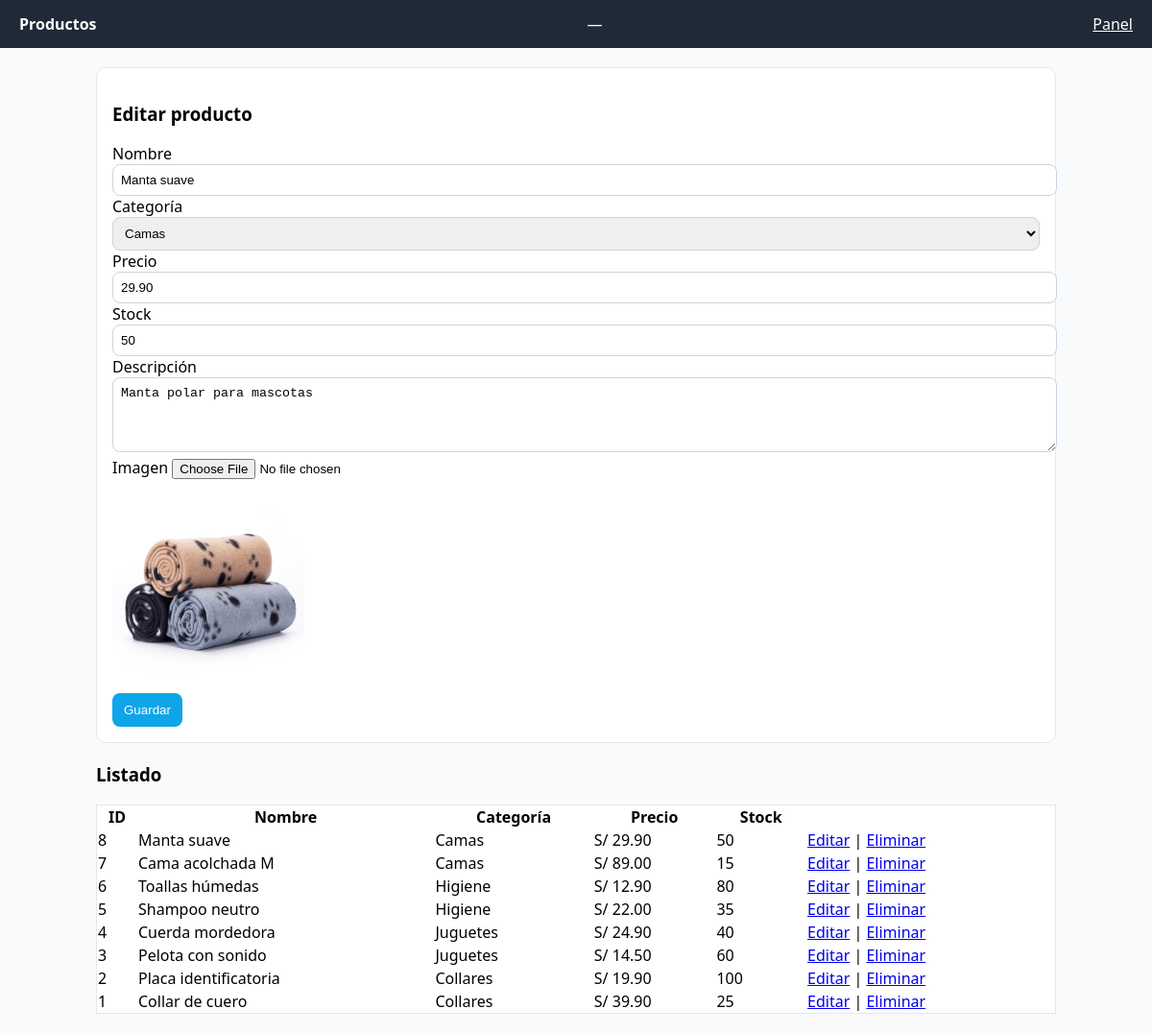
Page /admin_productos.php?edit=8 (signed in) on the committed database.
### tables this page shows
CREATE TABLE productos (
  id INT AUTO_INCREMENT PRIMARY KEY,
  categoria_id INT,
  nombre VARCHAR(150) NOT NULL,
  descripcion TEXT,
  precio DECIMAL(10,2) NOT NULL,
  stock INT DEFAULT 0,
  imagen VARCHAR(255),
  FOREIGN KEY (categoria_id) REFERENCES categorias(id) ON DELETE SET NULL
);

CREATE TABLE categorias (
  id INT AUTO_INCREMENT PRIMARY KEY,
  nombre VARCHAR(100) NOT NULL,
  descripcion TEXT
);

### admin_productos.php (the view, shortened to what this page needs)
<?php
require_once __DIR__ . '/conexion.php';
$edit=null; if(isset($_GET['edit'])){ $id=(int)$_GET['edit']; $st=$pdo->prepare("SELECT * FROM productos WHERE id=?"); $st->execute([$id]); $edit=$st->fetch(); }
$cats = $pdo->query("SELECT id,nombre FROM categorias ORDER BY nombre")->fetchAll();
$rows = $pdo->query("SELECT p.id,p.nombre,p.precio,p.stock,c.nombre AS categoria FROM productos p LEFT JOIN categorias c ON c.id=p.categoria_id ORDER BY p.id DESC")->fetchAll();
?>
<!doctype html>
<html lang="es">
<head><meta charset="utf-8"><meta name="viewport" content="width=device-width,initial-scale=1">
<link rel="stylesheet" href="assets/css/style.css">
</head>
<body>
<header><strong>Productos</strong> — <a href="admin.php" style="color:#fff">Panel</a></header>
<div class="container">
  <div style="background:#fff;border:1px solid #e5e7eb;border-radius:10px;padding:16px;margin-top:16px">
    <h3><?= $edit? 'Editar producto' : 'Nuevo producto' ?></h3>
    <form method="post" enctype="multipart/form-data">
      <label>Nombre</label>
      <input name="nombre" value="<?= htmlspecialchars($edit['nombre'] ?? '') ?>" style="width:100%;padding:8px;border:1px solid #cbd5e1;border-radius:8px">
      <label>Categoría</label>
      <select name="categoria_id" style="width:100%;padding:8px;border:1px solid #cbd5e1;border-radius:8px">
        <?php foreach($cats as $c): ?>
          <option value="<?= (int)$c['id'] ?>" <?= !empty($edit) && (int)$edit['categoria_id']===(int)$c['id']? 'selected':'' ?>><?= htmlspecialchars($c['nombre']) ?></option>
        <?php endforeach; ?>
      </select>
      <label>Precio</label>
      <input type="number" step="0.01" name="precio" value="<?= htmlspecialchars((string)($edit['precio'] ?? '')) ?>" style="width:100%;padding:8px;border:1px solid #cbd5e1;border-radius:8px">
      <label>Stock</label>
      <input type="number" name="stock" value="<?= htmlspecialchars((string)($edit['stock'] ?? '0')) ?>" style="width:100%;padding:8px;border:1px solid #cbd5e1;border-radius:8px">
      <label>Descripción</label>
      <textarea name="descripcion" rows="4" style="width:100%;padding:8px;border:1px solid #cbd5e1;border-radius:8px"><?= htmlspecialchars($edit['descripcion'] ?? '') ?></textarea>
      <label>Imagen</label>
      <input type="file" name="imagen" accept="image/*">
      <?php if(!empty($edit['imagen'])): ?><div><img src="<?= htmlspecialchars($edit['imagen']) ?>" alt="" style="max-width:200px;margin-top:8px"></div><?php endif; ?>
      <button style="margin-top:10px;padding:10px 12px;border:0;border-radius:8px;background:#0ea5e9;color:#fff;cursor:pointer">Guardar</button>
    </form>
  </div>
  <h3 style="margin-top:20px">Listado</h3>
  <table style="width:100%;border-collapse:collapse;background:#fff;border:1px solid #e5e7eb">
    <tr><th>ID</th><th>Nombre</th><th>Categoría</th><th>Precio</th><th>Stock</th><th></th></tr>
    <?php foreach($rows as $r): ?>
      <tr>
        <td><?= (int)$r['id'] ?></td>
        <td><?= htmlspecialchars($r['nombre']) ?></td>
        <td><?= htmlspecialchars($r['categoria'] ?: '—') ?></td>
        <td>S/ <?= number_format((float)$r['precio'],2) ?></td>
        <td><?= (int)$r['stock'] ?></td>
        <td>
          <a href="admin_productos.php?edit=<?= (int)$r['id'] ?>">Editar</a> |
          <a href="admin_productos.php?del=<?= (int)$r['id'] ?>" onclick="return confirm('¿Eliminar producto?')">Eliminar</a>
        </td>
      </tr>
    <?php endforeach; ?>
  </table>
</div>
</body>
</html>

### assets/css/style.css (style rules this page uses)
body { font-family:system-ui,-apple-system,Segoe UI,Roboto,Ubuntu,Cantarell,Noto Sans,sans-serif;margin:0;background:#f8fafc }
header { background:#1f2937;color:#fff;padding:14px 20px;display:flex;justify-content:space-between;align-items:center }
.container { max-width:1000px;margin:20px auto;padding:0 16px }

### rows in the picture
productos: nombre "Manta suave", categoria_id "Camas", precio "29.90", stock "50", descripcion "Manta polar para mascotas", imagen (picture), id "8", categoria.nombre "Camas"
productos: id "7", nombre "Cama acolchada M", categoria.nombre "Camas", precio "89.00", stock "15"
productos: id "6", nombre "Toallas húmedas", categoria.nombre "Higiene", precio "12.90", stock "80"
productos: id "5", nombre "Shampoo neutro", categoria.nombre "Higiene", precio "22.00", stock "35"
productos: id "4", nombre "Cuerda mordedora", categoria.nombre "Juguetes", precio "24.90", stock "40"
productos: id "3", nombre "Pelota con sonido", categoria.nombre "Juguetes", precio "14.50", stock "60"
productos: id "2", nombre "Placa identificatoria", categoria.nombre "Collares", precio "19.90", stock "100"
productos: id "1", nombre "Collar de cuero", categoria.nombre "Collares", precio "39.90", stock "25"
